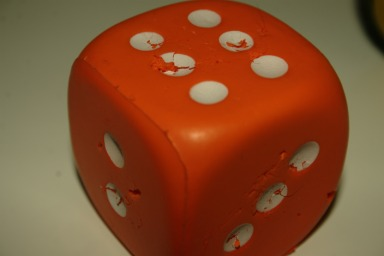
#> input picture InputImg/img8.png, 384 x 256 px
$ python A1.py
#> lines starting #> are read from the running program, lines starting #| are printed output that depends on the picture
import cv2
import numpy as np


def non_local_means(img, h, window_size):
    padded_img = cv2.copyMakeBorder(img, window_size // 2, window_size // 2, window_size // 2, window_size // 2,
                                    cv2.BORDER_REFLECT)
    denoised_img = np.zeros_like(img, dtype=np.float64)

    weight_sum = np.zeros_like(img, dtype=np.float64)

    for i in range(window_size // 2, img.shape[0] + window_size // 2):
        for j in range(window_size // 2, img.shape[1] + window_size // 2):
            patch = padded_img[i - window_size // 2:i + window_size // 2 + 1,
                    j - window_size // 2:j + window_size // 2 + 1]
            diff = patch - padded_img[i, j]
            weight = np.exp(-np.sum(diff ** 2) / (h ** 2))
            denoised_img[i - window_size // 2, j - window_size // 2] += patch[
                                                                            window_size // 2, window_size // 2] * weight
            weight_sum[i - window_size // 2, j - window_size // 2] += weight

    denoised_img /= (weight_sum + 1e-6)  # Add a small value to avoid division by zero
    return denoised_img.astype(np.uint8)


# Load image
image = cv2.imread("../../InputImg/img8.png", cv2.IMREAD_GRAYSCALE)
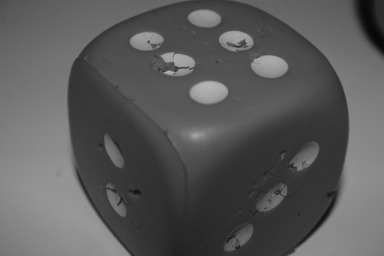
#> image: shape (256, 384); min 7, max 181, mean 89.8

# Add noise to the image
noisy_image = cv2.add(image, np.random.normal(scale=30, size=image.shape).astype(np.uint8))
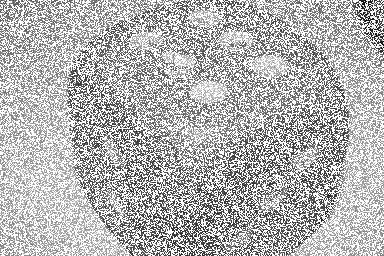
#> noisy_image: shape (256, 384); min 9, max 255, mean 181.6

# Denoise the image using non-local means with different window sizes and noise levels
window_sizes = [3, 5, 7]
noise_levels = [10, 30, 50]

for window_size in window_sizes:
    for noise_level in noise_levels:
        denoised_image = non_local_means(noisy_image, h=noise_level, window_size=window_size)
        cv2.imshow(f"Denoised Image (Window Size: {window_size}, Noise Level: {noise_level})", denoised_image)
        cv2.waitKey(0)
#> this loop made 3 passes
#> pass 1, in non_local_means, `padded_img = cv2.copyMakeBorder(img, window_size // 2, window_size // ..`:
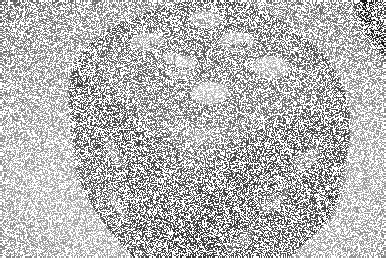
#> padded_img: shape (258, 386); min 9, max 255, mean 181.7
#> pass 1, `cv2.imshow(f"Denoised Image (Window Size: {window_size}, Noise Level: ..`:
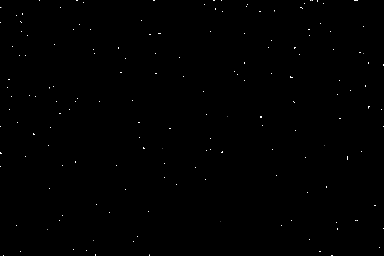
#> window 'Denoised Image (Window Size: 3': shape (256, 384); min 0, max 254, mean 0.6
#> pass 2, in non_local_means (call 4), `padded_img = cv2.copyMakeBorder(img, window_size // 2, window_size // ..`:
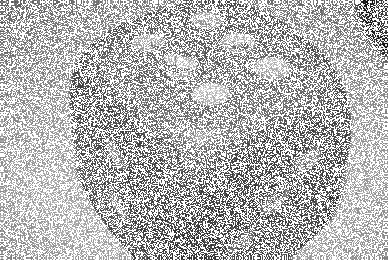
#> padded_img: shape (260, 388); min 9, max 255, mean 181.8

cv2.destroyAllWindows()
